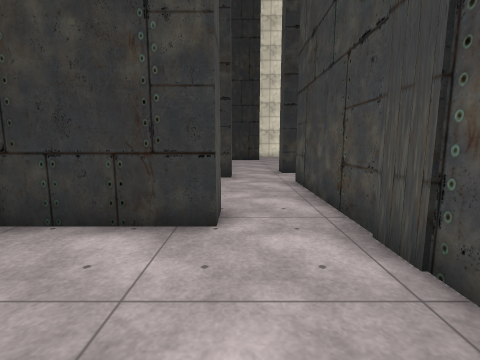
[1] (above)

17 first-person views from a walk through a 3-D level made in the Unity game engine. The camera is 1.3 m above the floor, tilts 8° down and sees 85° across. The floor is counted in squares, 1 m on a side. Each view is taken from the middle of a square. On the plan, view 1 faces up. The plan holds only what a view shows up to about 13 squares ahead; the rest is blank. The place goes on beyond the plan. The player is left out. Some surface patterns are stand-ins.

[2]
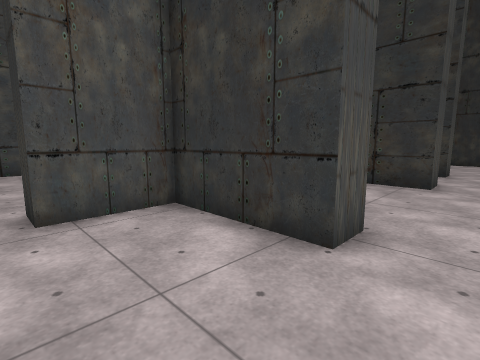

[3]
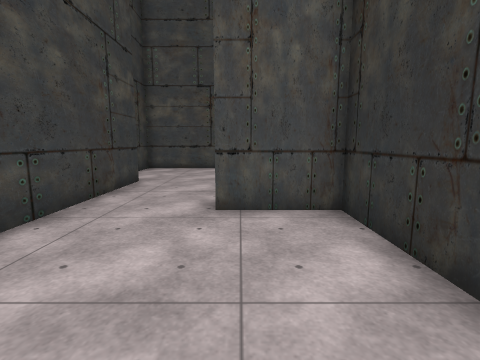

[4]
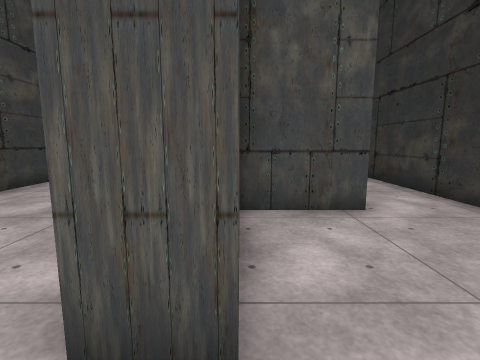

[5]
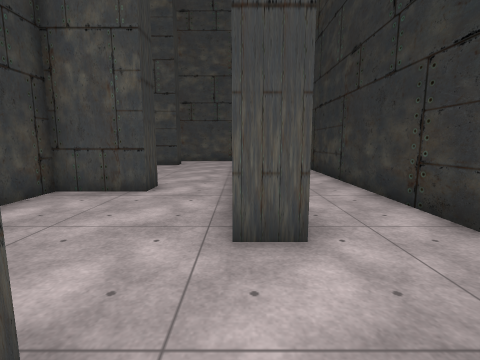

[6]
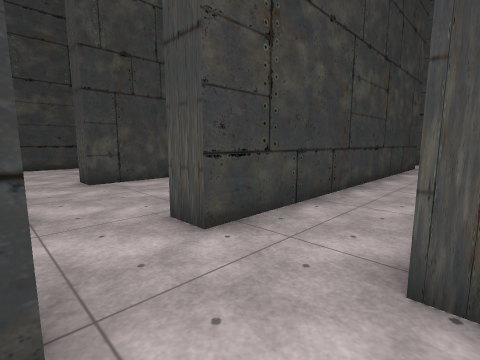

[7]
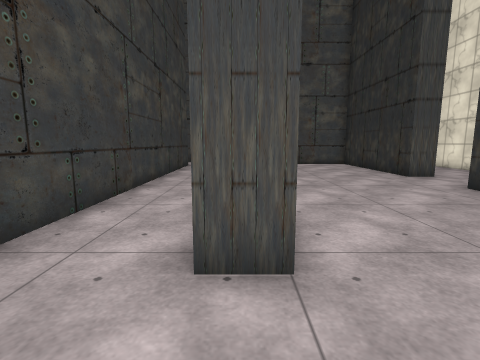

[8]
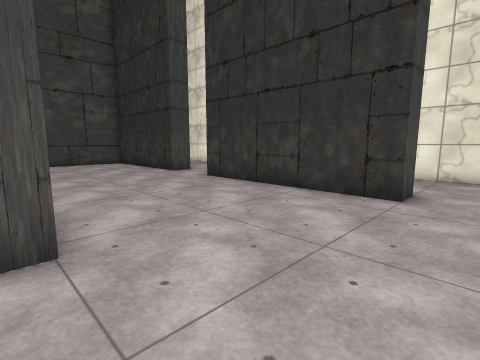

[9]
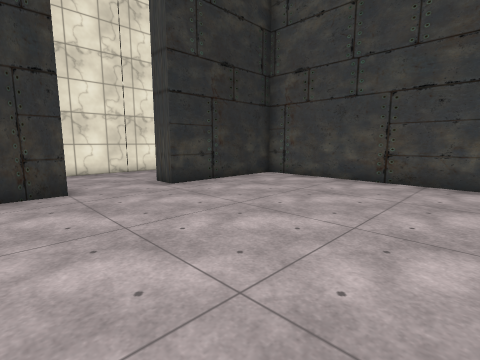

[10]
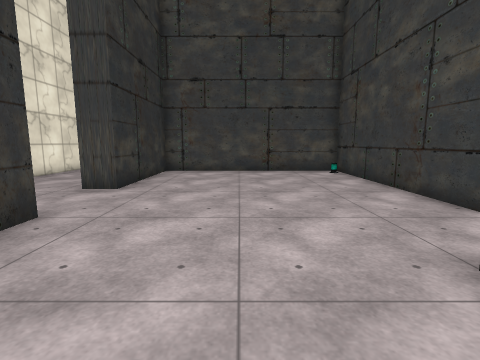

[11]
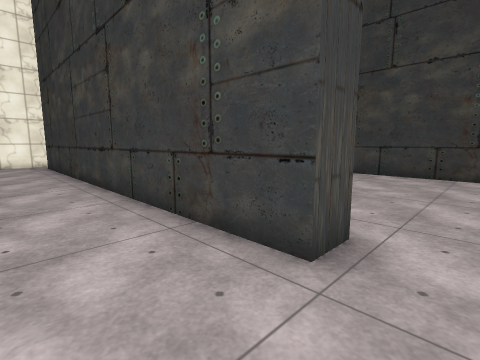

[12]
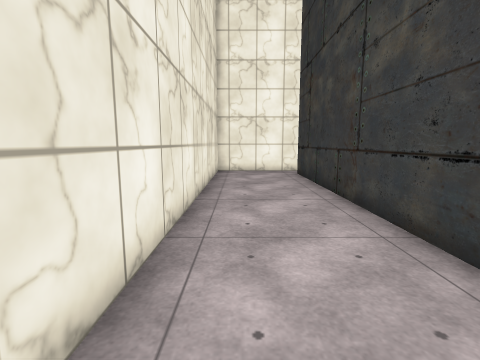

[13]
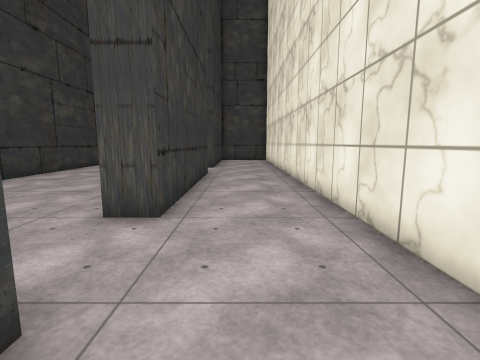

[14]
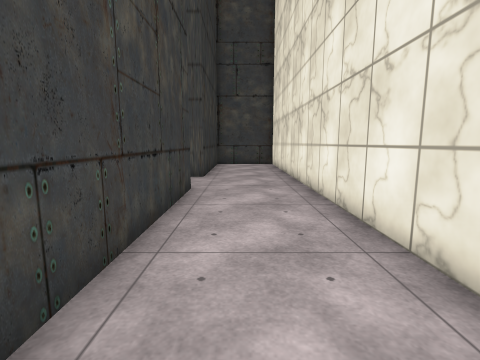

[15]
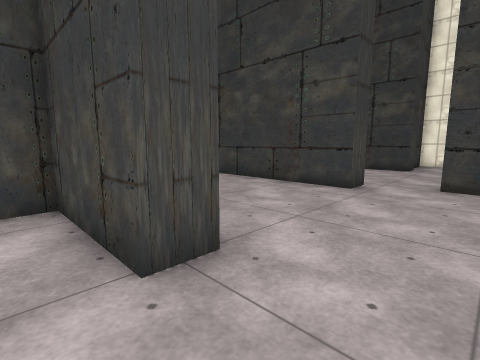

[16]
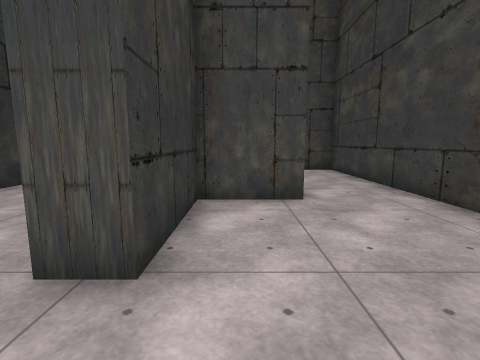

[17]
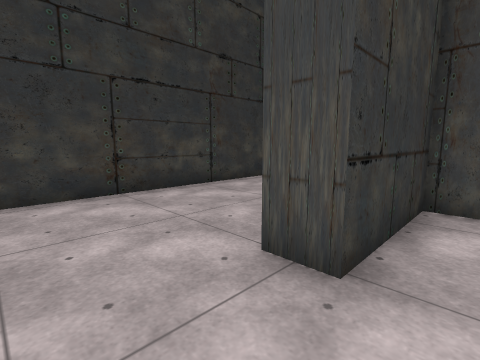

### Floor plan
Points are (right, up) in squares from view 1. A wall is a line through its corners. A room is listed if a view was taken in it or the views show most of it. See-through windows are left out.
Room 1 (views 1, 2, 3, 4, 15, 16, 17)
walls: (-5, 7.5) (-4, 7.5); (-8, -2.6) (-8, -1.5) (1.9, -1.5) (1.9, -0.1); (-0.4, 5) (-0.4, 4) (-4, 4) (-4, 1.5) (-5, 1.5) (-5, 4) (-8.6, 4) (-8.6, 5) (-5, 5) (-5, 5.9); (-3.4, 9.9) (-10.9, 9.9); (1.9, 1.9) (1.9, 5.6); (-11.5, -2.8) (-9.9, -2.8)
ways out: opening at (-4.5, 8.5) to room 2; opening at (0.5, 4.5) to room 2; opening at (-8.5, -2)
Room 2 (views 5, 9)
walls: (-4, 7.5) (-4, 5) (-0.4, 5); (-0.4, 13.5) (-10.1, 13.5); (2.5, 11.4) (1.9, 11.4) (1.9, 12.4); (1.9, 5.6) (1.9, 9); (-11.5, 10.9) (-0.4, 10.9) (-0.4, 9.9) (-3.4, 9.9)
ways out: opening at (-4.5, 8.5) to room 1; opening at (0.5, 4.5) to room 1; opening at (1, 13) to room 3; opening at (2.5, 10.5)
Room 3 (views 6, 7, 8, 10, 11, 12, 13, 14)
walls: (-0.4, 14.6) (-0.4, 13.5); (1.9, 12.4) (9.4, 12.4) (9.4, 20.6) (4.4, 20.6) (4.4, 21.5) (19.4, 21.5); (-5.5, 21.5) (1.5, 21.5) (1.5, 20.6) (-5.5, 20.6); (-7.2, 14.6) (-3.1, 14.6); (-11.1, 21.5) (-8.1, 21.5) (-8.1, 20.6) (-11.1, 20.6); (20.4, 21.2) (20.4, 25) (-11.2, 25)
ways out: opening at (1, 13) to room 2
objects: other object (9, 13)

Positions as (right, up) in squares from view 1, and headings:
1: (0, 0), facing up
2: (1, 1), facing up-left
3: (1, 2), facing left
4: (1, 5), facing left
5: (3, 10), facing left
6: (2, 14), facing down-left
7: (2, 14), facing left
8: (3, 14), facing up-left
9: (0, 13), facing up-right
10: (-3, 17), facing right
11: (3, 24), facing down-right
12: (8, 24), facing right
13: (6, 23), facing left
14: (2, 23), facing left
15: (-11, 6), facing down-right
16: (-11, 3), facing right
17: (-11, 3), facing up-right
